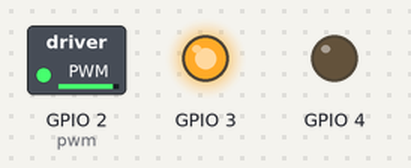
Bench run of a program on a simulated Raspberry Pi (BCM pin numbers). Parts: switched loads named in the program (green lamp = pin HIGH), output pins drawn as LEDs (lit = HIGH).

Above: at 0.05 s.
At 6.0 s:
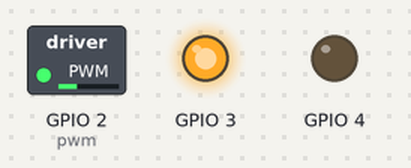
Timing chart, 0 to 7.8 s (numbered marks = the images above):
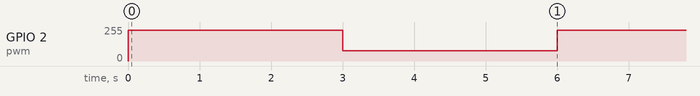

The program:

motor_test.py
```python
# ！/user/bin/env python
# encoding:utf-8

import RPi.GPIO as GPIO
import time

GPIO.setmode(GPIO.BCM)
GPIO.setup(2,GPIO.OUT)
GPIO.setup(3,GPIO.OUT)
GPIO.setup(4,GPIO.OUT)

#创建一个 pwm 实例，需要两个参数，第一个是 GPIO 引脚号，这里用 2 脚,因为 2 脚与 A Enable 相连。
#第二个是频率(HZ)
pwm = GPIO.PWM(2,80)
# 以输出 90%占空比开始
pwm.start(90)
GPIO.output(3,True)
GPIO.output(4,False)

#  输出 90% 占空比的方波 3 秒，输出 30% 占空比的方波 3秒。如此往复。可以明显看到电机转速的变化。
while True:
	pwm.ChangeDutyCycle(90)
	time.sleep(3)
	pwm.ChangeDutyCycle(30)
	time.sleep(3)


	
```

Measured:
- by itself, GPIO 2 (pwm): alternates 230/255 for 3.0 s and 77/255 for 3.0 s
